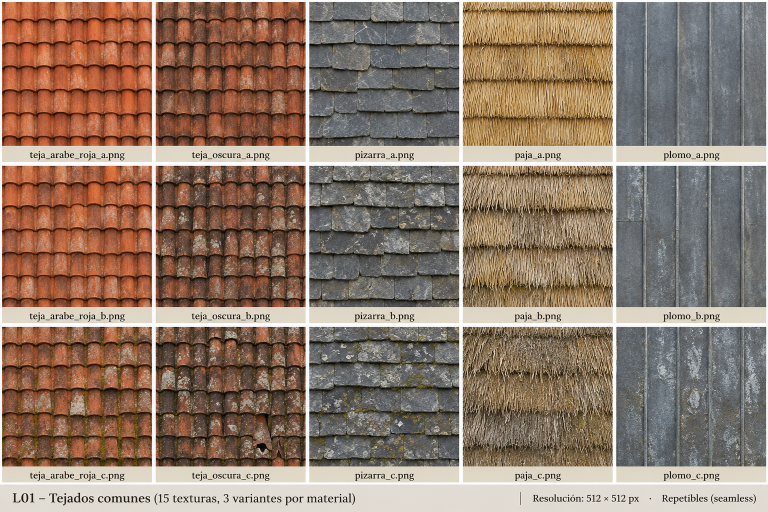
#> input picture 00_control/fuentes_lote01/a_high_resolution_compilation_texture_atlas_image.png, 1536 x 1024 px, found by its file name (shown at 1/2 size)
$ python completar_lote01.py
#> lines starting #> are read from the running program, lines starting #| are printed output that depends on the picture; after the words box and inside, x2 and y2 are one past the last pixel; in counts of white or black regions, pixels touching at a corner belong together
from pathlib import Path
import csv, json, hashlib, zipfile, datetime
import numpy as np
from PIL import Image, ImageDraw, ImageEnhance, ImageFilter, ImageFont

BASE=Path('/mnt/data')
WORK=BASE/'texturas_renacimiento_italiano'
CTL=WORK/'00_control'
OUT=WORK/'comunes'/'tejados'
OUT.mkdir(parents=True,exist_ok=True)
ATLAS=Image.open(BASE/'a_high_resolution_compilation_texture_atlas_image.png').convert('RGB')
#> ATLAS is the input picture: PIL image 1536x1024 RGB; mean R, G, B 142.7, 122.2, 106.3
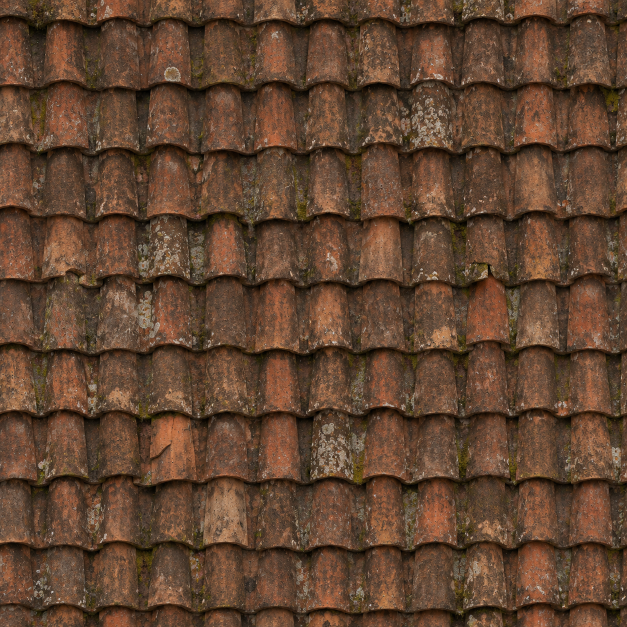
#> input picture 00_control/fuentes_lote01/a_hyper_realistic_high_detail_orthographic_close.png, 1254 x 1254 px, found by its file name (shown at 1/2 size)
#> further down, image is the input picture: PIL image 1254x1254 RGB; mean R, G, B 96.5, 68.6, 49
# Exact 15 isolated image regions inside the source contact sheet; remove all text and gutter regions.
# Atlas square columns x rows, crop within actual 300x284 texture zones.
CROPS = {
    2:(625, 918),   # Slate
    3:(932, 1221),  # Thatch
    4:(1244, 1526), # Dome lead
}
ROWS={0:(7,287),1:(336,607),2:(663,922)}
# Each tile has tiny margins, then a centered square crop: no white borders/labels.
INDIVIDUAL={
 'a': BASE/'a_hyper_realistic_high_detail_orthographic_close.png',
 'b': BASE/'a_detailed_close_up_texture_image_of_an_old_weath.png',
 'c': BASE/'a_crisp_ultra_detailed_orthographic_close_up_tex.png'
}

def get_atlas_cell(col, row):
    x0,x1=CROPS[col]; y0,y1=ROWS[row]
    im=ATLAS.crop((x0,y0,x1,y1))
    w,h=im.size; z=min(w,h)
    return im.crop(((w-z)//2,(h-z)//2,(w+z)//2,(h+z)//2))

def seamless(im, size=512, border=28):
    # uniform effective resolution. Seam correction blends matched opposite edge pixels
    # without wholesale texture stylization or generating fake outlines.
#> called with size = 512, border = 28
    im=im.convert('RGB').resize((size,size), Image.Resampling.LANCZOS)
    ar=np.asarray(im,dtype=np.float32).copy()
    for j in range(border):
        weight=.5*(1+np.cos(np.pi*j/border))
        left=ar[:,j].copy();right=ar[:,size-1-j].copy()
        mean=.5*(left+right)
        ar[:,j]=left*(1-weight)+mean*weight
        ar[:,size-1-j]=right*(1-weight)+mean*weight
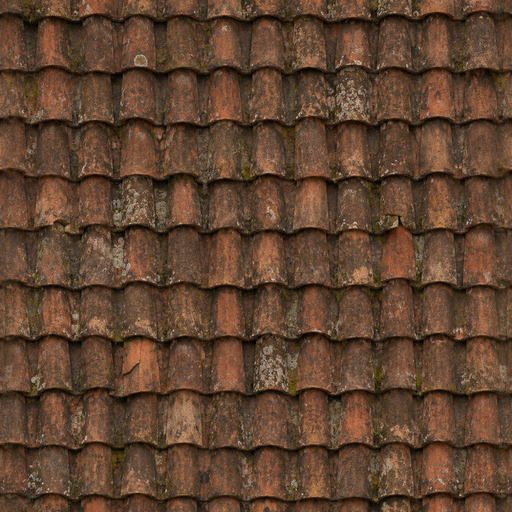
#> ar: shape (512, 512, 3) float32; mean R, G, B 96.5, 68.6, 49
    for j in range(border):
        weight=.5*(1+np.cos(np.pi*j/border))
        top=ar[j].copy();bottom=ar[size-1-j].copy()
        mean=.5*(top+bottom)
        ar[j]=top*(1-weight)+mean*weight
        ar[size-1-j]=bottom*(1-weight)+mean*weight
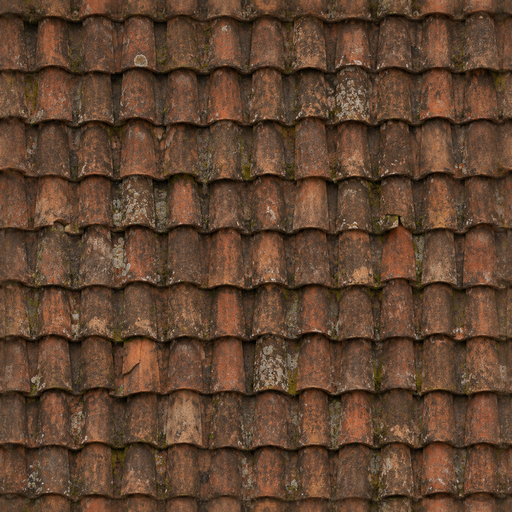
#> ar: shape (512, 512, 3) float32; 10.94% of pixels changed, all inside (x1, y1, x2, y2) = (0, 0, 512, 512)
    result=Image.fromarray(np.uint8(np.clip(np.rint(ar),0,255)),'RGB')
    r=np.asarray(result,dtype=np.int16)
    return result, {
        'borde_izq_der_max':int(np.abs(r[:,0]-r[:,-1]).max()),
        'borde_sup_inf_max':int(np.abs(r[0]-r[-1]).max()),
        'resolucion':[size,size]
    }

new={}
for v,p in INDIVIDUAL.items():
    image=Image.open(p)
    tile, metrics=seamless(image)
#> metrics = {'borde_izq_der_max': 0, 'borde_sup_inf_max': 0, 'resolucion': [512, 512]}
    fn=f'teja_oscura_vieja_{v}.png'
    tile.save(OUT/fn,optimize=True)
    new[fn]={**metrics,'fuente':p.name,'fuente_tipo':'individual','revisado_mosaico':False}
#> pass 2 of the loop `for v,p in INDIVIDUAL.items():`:
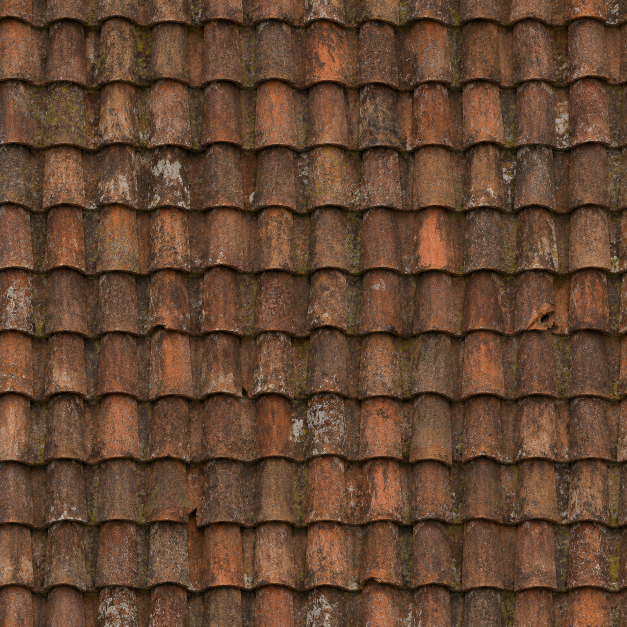
#> input picture 00_control/fuentes_lote01/a_detailed_close_up_texture_image_of_an_old_weath.png, 1254 x 1254 px, found by its file name (shown at 1/2 size)
#> image is the input picture: PIL image 1254x1254 RGB; mean R, G, B 98.9, 69.9, 50
#> in seamless (call 2), `im=im.convert('RGB').resize((size,size), Image.Resampling.LANCZOS)`:
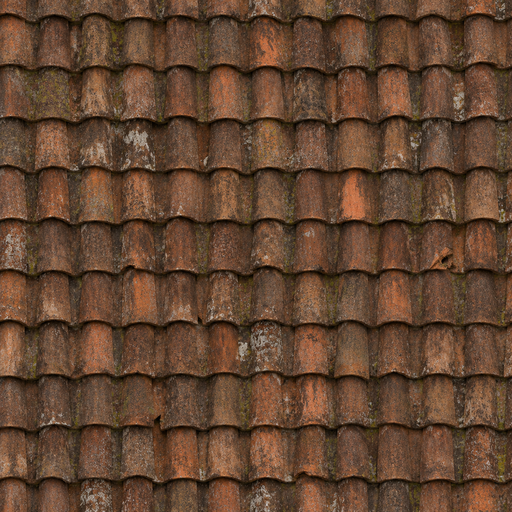
#> im: PIL image 512x512 RGB; mean R, G, B 98.9, 69.9, 50
#> after the loop in seamless (call 2), `for j in range(border):`:
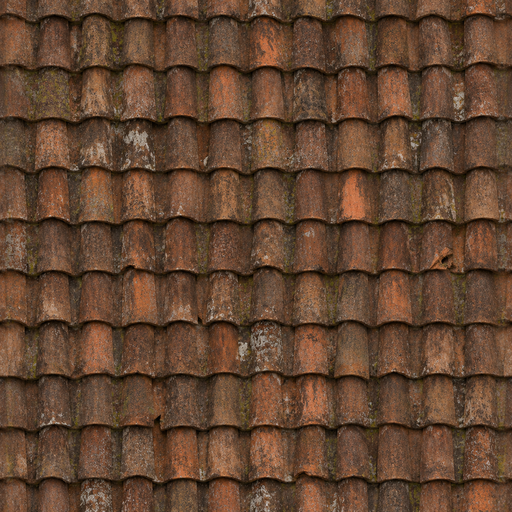
#> ar: shape (512, 512, 3) float32; mean R, G, B 98.9, 69.9, 50
#> pass 3 of the loop `for v,p in INDIVIDUAL.items():`:
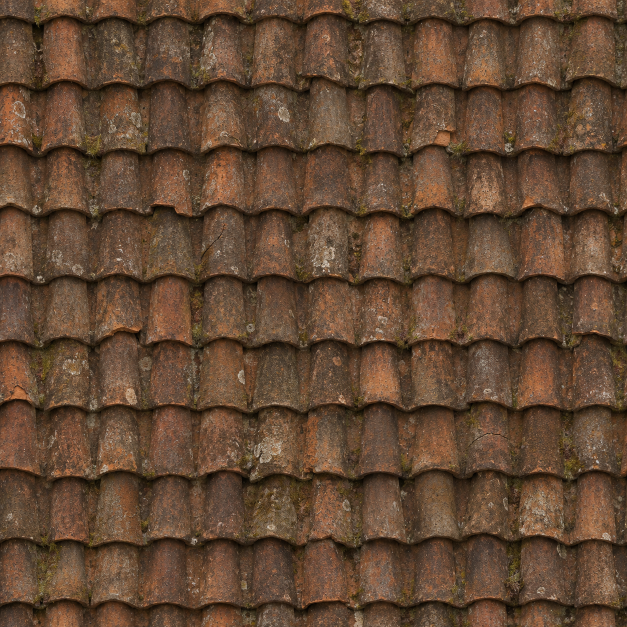
#> input picture 00_control/fuentes_lote01/a_crisp_ultra_detailed_orthographic_close_up_tex.png, 1254 x 1254 px, found by its file name (shown at 1/2 size)
#> image is the input picture: PIL image 1254x1254 RGB; mean R, G, B 97.9, 72, 51.6
#> in seamless (call 3), `im=im.convert('RGB').resize((size,size), Image.Resampling.LANCZOS)`:
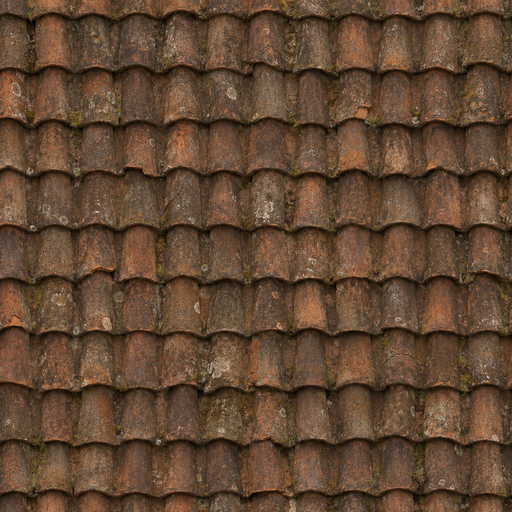
#> im: PIL image 512x512 RGB; mean R, G, B 97.9, 72, 51.6
#> after the loop in seamless (call 3), `for j in range(border):`:
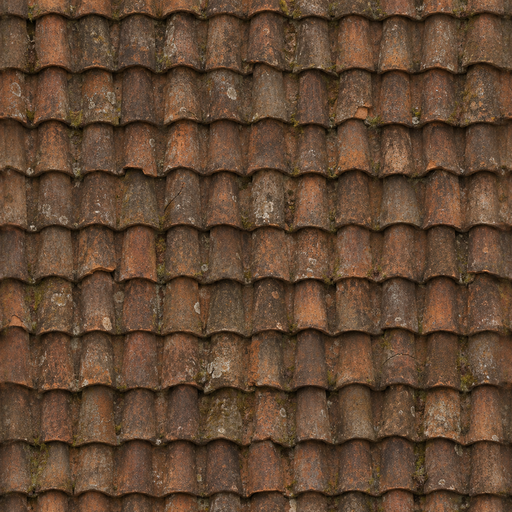
#> ar: shape (512, 512, 3) float32; mean R, G, B 97.9, 72, 51.6

for col,kind in ((2,'pizarra_liguria'), (3,'paja_techumbre'), (4,'plomo_cupula')):
    for row,v in enumerate('abc'):
        tile, metrics=seamless(get_atlas_cell(col,row))
        fn=f'{kind}_{v}.png'
        tile.save(OUT/fn,optimize=True)
        new[fn]={**metrics,'fuente':'a_high_resolution_compilation_texture_atlas_image.png','fuente_tipo':'recorte_atlas_upsample','revisado_mosaico':False}
#> this loop made 3 passes
#> pass 1, in get_atlas_cell, `im=ATLAS.crop((x0,y0,x1,y1))`:
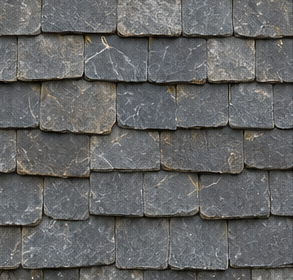
#> im: PIL image 293x280 RGB; mean R, G, B 100.5, 101.7, 101.2
#> pass 1, in seamless (call 4), `result=Image.fromarray(np.uint8(np.clip(np.rint(ar),0,255)),'RGB')`:
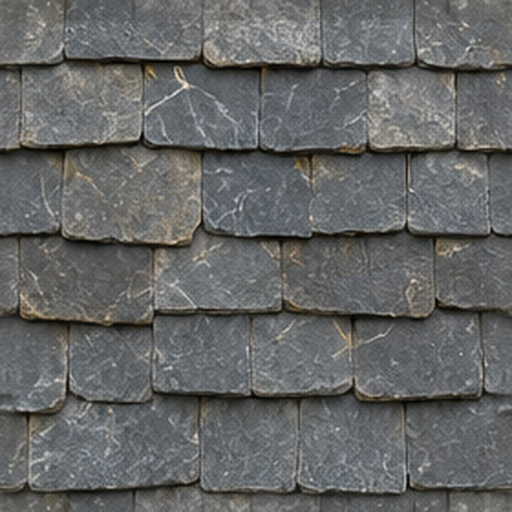
#> result: PIL image 512x512 RGB; mean R, G, B 100.7, 101.8, 101.3
#> after the loop:
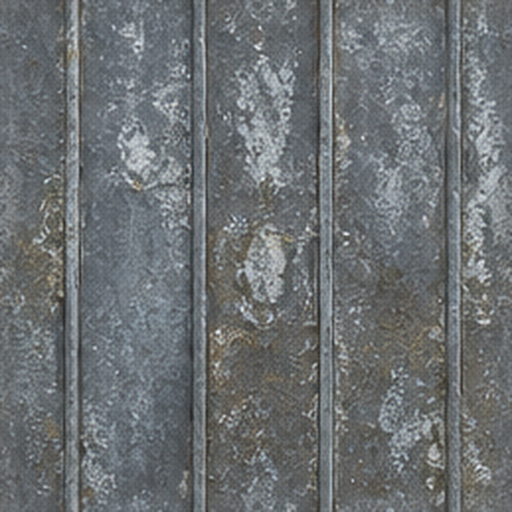
#> tile: PIL image 512x512 RGB; mean R, G, B 108.5, 112.7, 114.6
#> after the loop, new = 12 items

# All 15 generated files now exist, prior three retained intact.
# Build visual contact and 3x3 tile preview for all variants.
FAMILIES=['teja_arabe_roja','teja_oscura_vieja','pizarra_liguria','paja_techumbre','plomo_cupula']
#> FAMILIES = ['teja_arabe_roja', 'teja_oscura_vieja', 'pizarra_liguria', 'paja_techumbre', 'plomo_cupula']
LABELS={'teja_arabe_roja':'Teja roja','teja_oscura_vieja':'Teja oscura','pizarra_liguria':'Pizarra','paja_techumbre':'Paja','plomo_cupula':'Plomo'}
FONT='/usr/share/fonts/truetype/dejavu/DejaVuSans.ttf'
ft=ImageFont.truetype(FONT,18)
cap=ImageFont.truetype(FONT,14)
thumb=236; gap=9; top=54; left=16; rh=thumb+32; w=left*2+5*thumb+4*gap; h=top+3*rh+25
contact=Image.new('RGB',(w,h),(238,236,229));d=ImageDraw.Draw(contact)
#> after `contact = Image.new('RGB', (w, h), (238, 236, 229))`:
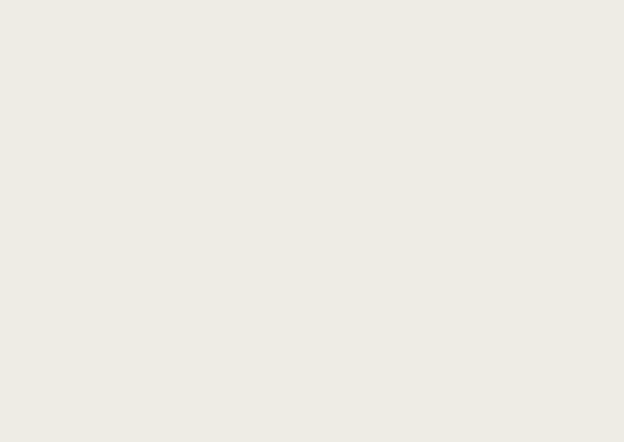
#> contact: PIL image 1248x883 RGB (shown at 1/2 size); mean R, G, B 238, 236, 229
d.text((left,12),'L01 · Cubiertas del Renacimiento italiano · variantes a/b/c',font=ft,fill=(40,39,37))
for col,mat in enumerate(FAMILIES):
 for row,v in enumerate('abc'):
    f=OUT/f'{mat}_{v}.png'
#> (the run stopped early here; a loop or call above may not have finished)
